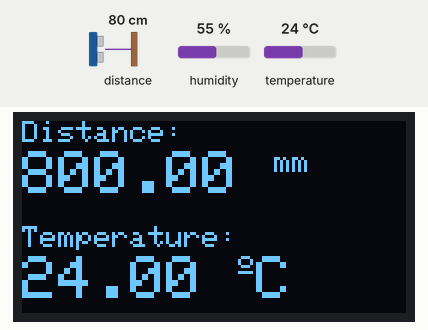
The program below on a simulated ESP8266 (NodeMCU). Parts: 128×64 one-colour display. The inputs (shaded band) are chosen by the test bench; at power-on: distance to the obstacle 80 cm, humidity 55 %, temperature 24 °C. What the program prints to the serial monitor is not drawn.

Above: at 1.2 s.
1.3 s: distance to the obstacle set to 2 cm
At 2.6 s:
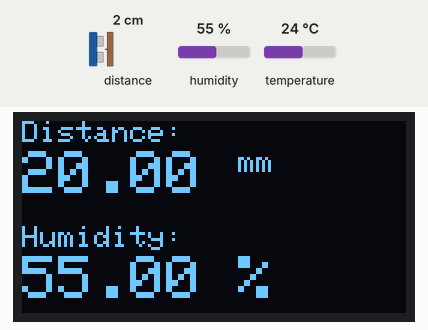
7.4 s: humidity set to 22 %
At 11.1 s:
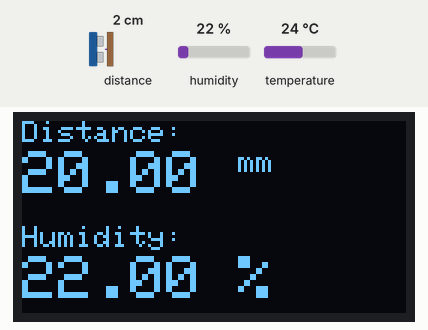
13.5 s: temperature set to 12 °C
At 17.5 s:
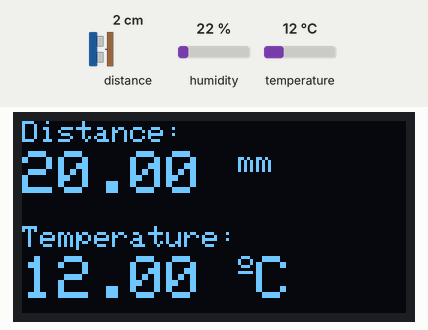
19.6 s: distance to the obstacle set to 4 cm
At 21.8 s:
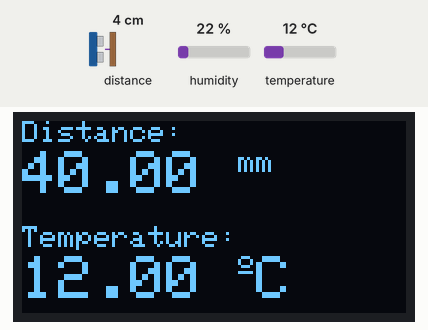
24.5 s: humidity set to 40 %
At 28.2 s:
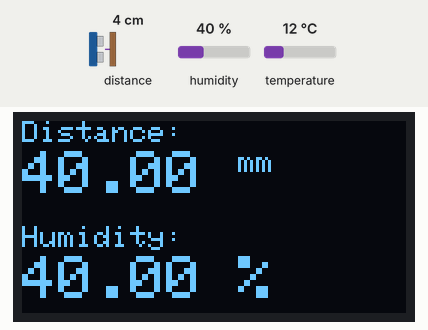
30.6 s: distance to the obstacle set to 9 cm
At 32.4 s:
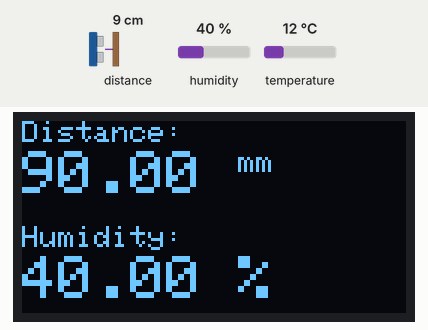
Timing chart, 0 to 33.9 s (numbered marks = the images above; inputs shaded):
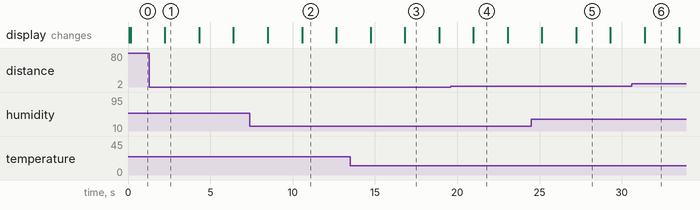

Measured:
- after the input at 1.3 s, the display: changes after 0.95 s (image 1)
- after the input at 7.4 s, the display: first differs from a run without the input after 3.2 s (image 2)
- after the input at 13.5 s, the display: first differs from a run without the input after 3.3 s (image 3)
- after the input at 19.6 s, the display: changes after 1.4 s (image 4)
- after the input at 24.5 s, the display: first differs from a run without the input after 2.7 s (image 5)
- after the input at 30.6 s, the display: changes after 0.79 s (image 6)
- what the display in image 1 shows lasts 2.1 s, from 2.2 s to 4.3 s

The program:

main.cpp
```cpp
// Minimal Arduino sketch for mdash.net
//
// - Install mDash library:
//   - Select "Sketch" &rarr; "Include Library" &rarr; "Manage Libraries"
//   - In the search field, type "mDash" and press Enter
//   - Click on "Install" to install the library
// - Select "Tools" → "Board" → "ESP32 Dev Module"
// - Select "Tools" → "Partitioning Scheme" → "Minimal SPIFFS"
// - Select "Tools" → "Port" → your serial port
// - Click on "Upload" button to build and flash the firmware
//
// See https://mdash.net/docs/ for the full IoT product reference impementation

#define MDASH_APP_NAME "MinimalApp"
//#include <mDash.h>

#include <Arduino.h>
#include <WiFi.h>
#define WIFI_NETWORK "bogonhat"
#define WIFI_PASSWORD ""
#define DEVICE_PASSWORD "KEp99DGyRpC90tAnOhBQ7kmg"

//for I2C with OLED
#include <Wire.h>

#include <DHT.h>
#include <VL53L0X.h>

#define DHTPIN 2 // Digital pin connected to the DHT sensor

// Uncomment the type of sensor in use:
#define DHTTYPE DHT11 // DHT 11
//#define DHTTYPE    DHT22     // DHT 22 (AM2302)
//#define DHTTYPE    DHT21     // DHT 21 (AM2301)

DHT dht(DHTPIN, DHTTYPE);

VL53L0X tof_sensor;
// Uncomment this line to use long range mode. This
// increases the sensitivity of the sensor and extends its
// potential range, but increases the likelihood of getting
// an inaccurate reading because of reflections from objects
// other than the intended target. It works best in dark
// conditions.

//#define LONG_RANGE

// Uncomment ONE of these two lines to get
// - higher speed at the cost of lower accuracy OR
// - higher accuracy at the cost of lower speed

//#define HIGH_SPEED
//#define HIGH_ACCURACY


//for display
//#include <Adafruit_GFX.h>
#include <Adafruit_SSD1306.h>

#define SCREEN_WIDTH 128 // OLED display width, in pixels
#define SCREEN_HEIGHT 64 // OLED display height, in pixels
// Declaration for an SSD1306 display connected to I2C (SDA, SCL pins)
#define OLED_RESET -1 // Reset pin # (or -1 if sharing Arduino reset pin)
// Declaration for an SSD1306 display connected to I2C (SDA, SCL pins)

/*
typedef enum
{
  MENU,      //Menu screen.
  DOWNLOADS, //Downloaded files screen
  ASK_HELP,  //Ask help screen
} Screen;

Screen currentScreen = MENU;
*/

bool temp_disp = true;

//init the display
Adafruit_SSD1306 display(SCREEN_WIDTH, SCREEN_HEIGHT, &Wire, OLED_RESET);

void text(String s, int size, int cX, int cY, bool clear, bool inverse)
{
  if (clear)
  {
    display.clearDisplay();
  }
  if (inverse)
  {
    display.setTextColor(BLACK, WHITE);
  }
  else
  {
    display.setTextColor(WHITE);
  }
  display.setTextSize(size);
  display.setCursor(cX, cY);
  display.println(s);
  display.display();
}

void setup()
{
  Serial.begin(115200);
  Serial.println("Started!");

  if (!display.begin(SSD1306_SWITCHCAPVCC, 0x3C))
  { // Address ***** for 128x32 3D volt itt
    /*for debugging*/
    Serial.println(F("SSD1306 allocation failed"));
    for (;;)
      ; // Don't proceed, loop forever
  }

  text("Wifi connection...", 2, 0, 0, true, false);

  //WiFi.begin(WIFI_NETWORK, WIFI_PASSWORD);
  //mDashBegin(DEVICE_PASSWORD);

  text("Wifi connected!", 2, 0, 0, true, false);

  dht.begin();

  tof_sensor.setTimeout(500);
  if (!tof_sensor.init())
  {
    Serial.println("Failed to detect and initialize sensor!");
    while (1)
    {
    }
  }

  #if defined LONG_RANGE
    // lower the return signal rate limit (default is 0.25 MCPS)
    tof_sensor.setSignalRateLimit(0.1);
    // increase laser pulse periods (defaults are 14 and 10 PCLKs)
    tof_sensor.setVcselPulsePeriod(VL53L0X::VcselPeriodPreRange, 18);
    tof_sensor.setVcselPulsePeriod(VL53L0X::VcselPeriodFinalRange, 14);
  #endif

  #if defined HIGH_SPEED
    // reduce timing budget to 20 ms (default is about 33 ms)
    tof_sensor.setMeasurementTimingBudget(20000);
  #elif defined HIGH_ACCURACY
    // increase timing budget to 200 ms
    tof_sensor.setMeasurementTimingBudget(200000);
  #endif
}

void loop()
{

  //read temperature and humidity
  float t = dht.readTemperature();
  float h = dht.readHumidity();
  if (isnan(h) || isnan(t))
  {
    Serial.println("Failed to read from DHT sensor!");
  }

  float tof = tof_sensor.readRangeSingleMillimeters();
  if (tof_sensor.timeoutOccurred())
  {
    Serial.println(" VL53L0X TIMEOUT");
  }

  // clear display
  display.clearDisplay();

  // display temperature
  display.setTextSize(1);
  display.setCursor(0, 0);
  display.print("Distance: ");
  display.setTextSize(2);
  display.setCursor(0, 10);
  display.print(tof);
  display.print(" ");
  display.setTextSize(1);
  display.print("mm");

  if (temp_disp) {
    // display temp
    display.setTextSize(1);
    display.setCursor(0, 35);
    display.print("Temperature: ");
    display.setTextSize(2);
    display.setCursor(0, 45);
    display.print(t);
    display.print(" ");
    display.setTextSize(1);
    display.cp437(true);
    display.write(167);
    display.setTextSize(2);
    display.print("C");
  }
  else {
    // display humidity
    display.setTextSize(1);
    display.setCursor(0, 35);
    display.print("Humidity: ");
    display.setTextSize(2);
    display.setCursor(0, 45);
    display.print(h);
    display.print(" %");
  }
  temp_disp = not temp_disp;

  display.display();
  delay(2000);
}
```
